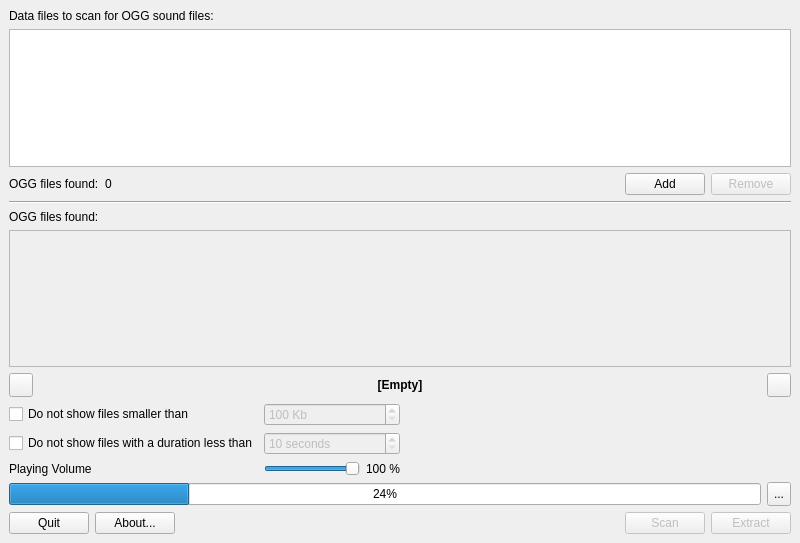
<?xml version="1.0" encoding="UTF-8"?>
<ui version="4.0">
 <class>OGGExtractorMainWindow</class>
 <widget class="QMainWindow" name="OGGExtractorMainWindow">
  <property name="geometry">
   <rect>
    <x>0</x>
    <y>0</y>
    <width>800</width>
    <height>543</height>
   </rect>
  </property>
  <property name="windowTitle">
   <string>OGG Extractor</string>
  </property>
  <property name="windowIcon">
   <iconset resource="rsc/resources.qrc">
    <normaloff>:/OGGExtractor/application.svg</normaloff>:/OGGExtractor/application.svg</iconset>
  </property>
  <property name="documentMode">
   <bool>false</bool>
  </property>
  <property name="unifiedTitleAndToolBarOnMac">
   <bool>true</bool>
  </property>
  <widget class="QWidget" name="centralwidget">
   <layout class="QVBoxLayout" name="verticalLayout" stretch="0,1,0,0,0,1,0,0,0,0">
    <item>
     <widget class="QLabel" name="label">
      <property name="text">
       <string>Data files to scan for OGG sound files:</string>
      </property>
     </widget>
    </item>
    <item>
     <layout class="QHBoxLayout" name="horizontalLayout">
      <property name="topMargin">
       <number>0</number>
      </property>
      <item>
       <widget class="QListView" name="m_containersList">
        <property name="toolTip">
         <string>Data files to be scanned for OGG files.</string>
        </property>
        <property name="editTriggers">
         <set>QAbstractItemView::NoEditTriggers</set>
        </property>
       </widget>
      </item>
     </layout>
    </item>
    <item>
     <layout class="QHBoxLayout" name="horizontalLayout_5">
      <item>
       <widget class="QLabel" name="label_3">
        <property name="text">
         <string>OGG files found:</string>
        </property>
       </widget>
      </item>
      <item>
       <widget class="QLabel" name="m_streamsCount">
        <property name="text">
         <string>0</string>
        </property>
       </widget>
      </item>
      <item>
       <spacer name="horizontalSpacer_3">
        <property name="orientation">
         <enum>Qt::Horizontal</enum>
        </property>
        <property name="sizeHint" stdset="0">
         <size>
          <width>40</width>
          <height>20</height>
         </size>
        </property>
       </spacer>
      </item>
      <item>
       <widget class="QPushButton" name="m_addFile">
        <property name="toolTip">
         <string>Add data files to the list to be scanned for OGG files.</string>
        </property>
        <property name="text">
         <string>Add</string>
        </property>
       </widget>
      </item>
      <item>
       <widget class="QPushButton" name="m_removeFile">
        <property name="enabled">
         <bool>false</bool>
        </property>
        <property name="toolTip">
         <string>Remove data files from the list to be scanned for OGG files.</string>
        </property>
        <property name="text">
         <string>Remove</string>
        </property>
       </widget>
      </item>
     </layout>
    </item>
    <item>
     <widget class="Line" name="line">
      <property name="orientation">
       <enum>Qt::Horizontal</enum>
      </property>
     </widget>
    </item>
    <item>
     <widget class="QLabel" name="m_filesTableLabel">
      <property name="text">
       <string>OGG files found:</string>
      </property>
     </widget>
    </item>
    <item>
     <widget class="QTableView" name="m_filesTable">
      <property name="enabled">
       <bool>false</bool>
      </property>
      <property name="toolTip">
       <string>Found OGG files.</string>
      </property>
      <property name="sizeAdjustPolicy">
       <enum>QAbstractScrollArea::AdjustToContents</enum>
      </property>
      <property name="alternatingRowColors">
       <bool>true</bool>
      </property>
      <property name="selectionMode">
       <enum>QAbstractItemView::SingleSelection</enum>
      </property>
     </widget>
    </item>
    <item>
     <layout class="QHBoxLayout" name="horizontalLayout_3">
      <item>
       <widget class="QToolButton" name="m_previous">
        <property name="minimumSize">
         <size>
          <width>24</width>
          <height>24</height>
         </size>
        </property>
        <property name="font">
         <font>
          <weight>75</weight>
          <bold>true</bold>
         </font>
        </property>
        <property name="toolTip">
         <string>Go to the previous page.</string>
        </property>
        <property name="text">
         <string/>
        </property>
        <property name="icon">
         <iconset resource="rsc/resources.qrc">
          <normaloff>:/OGGExtractor/previous.svg</normaloff>:/OGGExtractor/previous.svg</iconset>
        </property>
       </widget>
      </item>
      <item>
       <spacer name="horizontalSpacer_4">
        <property name="orientation">
         <enum>Qt::Horizontal</enum>
        </property>
        <property name="sizeHint" stdset="0">
         <size>
          <width>40</width>
          <height>20</height>
         </size>
        </property>
       </spacer>
      </item>
      <item>
       <widget class="QLabel" name="m_pageCount">
        <property name="minimumSize">
         <size>
          <width>100</width>
          <height>0</height>
         </size>
        </property>
        <property name="font">
         <font>
          <weight>75</weight>
          <bold>true</bold>
         </font>
        </property>
        <property name="toolTip">
         <string>Current page.</string>
        </property>
        <property name="text">
         <string>[Empty]</string>
        </property>
        <property name="alignment">
         <set>Qt::AlignCenter</set>
        </property>
       </widget>
      </item>
      <item>
       <spacer name="horizontalSpacer_5">
        <property name="orientation">
         <enum>Qt::Horizontal</enum>
        </property>
        <property name="sizeHint" stdset="0">
         <size>
          <width>40</width>
          <height>20</height>
         </size>
        </property>
       </spacer>
      </item>
      <item>
       <widget class="QToolButton" name="m_next">
        <property name="minimumSize">
         <size>
          <width>24</width>
          <height>24</height>
         </size>
        </property>
        <property name="font">
         <font>
          <weight>75</weight>
          <bold>true</bold>
         </font>
        </property>
        <property name="toolTip">
         <string>Go to the next page.</string>
        </property>
        <property name="text">
         <string/>
        </property>
        <property name="icon">
         <iconset resource="rsc/resources.qrc">
          <normaloff>:/OGGExtractor/next.svg</normaloff>:/OGGExtractor/next.svg</iconset>
        </property>
       </widget>
      </item>
     </layout>
    </item>
    <item>
     <layout class="QHBoxLayout" name="horizontalLayout_9">
      <item>
       <layout class="QGridLayout" name="gridLayout">
        <item row="0" column="0">
         <widget class="QCheckBox" name="m_size">
          <property name="toolTip">
           <string>Don't show OGG files smaller than the given size.</string>
          </property>
          <property name="text">
           <string>Do not show files smaller than</string>
          </property>
         </widget>
        </item>
        <item row="1" column="1">
         <widget class="QSpinBox" name="m_minimumTime">
          <property name="enabled">
           <bool>false</bool>
          </property>
          <property name="suffix">
           <string> seconds</string>
          </property>
          <property name="minimum">
           <number>10</number>
          </property>
         </widget>
        </item>
        <item row="1" column="0">
         <widget class="QCheckBox" name="m_time">
          <property name="text">
           <string>Do not show files with a duration less than</string>
          </property>
         </widget>
        </item>
        <item row="0" column="1">
         <widget class="QSpinBox" name="m_minimumSize">
          <property name="enabled">
           <bool>false</bool>
          </property>
          <property name="toolTip">
           <string>Size in Kilobytes.</string>
          </property>
          <property name="suffix">
           <string> Kb</string>
          </property>
          <property name="minimum">
           <number>100</number>
          </property>
          <property name="maximum">
           <number>999999999</number>
          </property>
         </widget>
        </item>
        <item row="2" column="0">
         <widget class="QLabel" name="label_2">
          <property name="text">
           <string>Playing Volume</string>
          </property>
         </widget>
        </item>
        <item row="2" column="1">
         <layout class="QHBoxLayout" name="horizontalLayout_8">
          <item>
           <widget class="QSlider" name="m_volumeSlider">
            <property name="maximumSize">
             <size>
              <width>100</width>
              <height>16777215</height>
             </size>
            </property>
            <property name="maximum">
             <number>100</number>
            </property>
            <property name="value">
             <number>100</number>
            </property>
            <property name="orientation">
             <enum>Qt::Horizontal</enum>
            </property>
           </widget>
          </item>
          <item>
           <widget class="QLabel" name="m_volumeLabel">
            <property name="text">
             <string>100 %</string>
            </property>
           </widget>
          </item>
         </layout>
        </item>
       </layout>
      </item>
      <item>
       <spacer name="horizontalSpacer_2">
        <property name="orientation">
         <enum>Qt::Horizontal</enum>
        </property>
        <property name="sizeHint" stdset="0">
         <size>
          <width>40</width>
          <height>20</height>
         </size>
        </property>
       </spacer>
      </item>
     </layout>
    </item>
    <item>
     <layout class="QHBoxLayout" name="horizontalLayout_4">
      <item>
       <widget class="QProgressBar" name="m_progress">
        <property name="toolTip">
         <string>Current process progress.</string>
        </property>
        <property name="value">
         <number>24</number>
        </property>
        <property name="alignment">
         <set>Qt::AlignCenter</set>
        </property>
       </widget>
      </item>
      <item>
       <widget class="QToolButton" name="m_cancel">
        <property name="minimumSize">
         <size>
          <width>24</width>
          <height>24</height>
         </size>
        </property>
        <property name="maximumSize">
         <size>
          <width>24</width>
          <height>24</height>
         </size>
        </property>
        <property name="toolTip">
         <string>Cancel current process.</string>
        </property>
        <property name="text">
         <string>...</string>
        </property>
        <property name="icon">
         <iconset resource="rsc/resources.qrc">
          <normaloff>:/OGGExtractor/cancel.svg</normaloff>:/OGGExtractor/cancel.svg</iconset>
        </property>
        <property name="iconSize">
         <size>
          <width>20</width>
          <height>20</height>
         </size>
        </property>
       </widget>
      </item>
     </layout>
    </item>
    <item>
     <layout class="QHBoxLayout" name="horizontalLayout_2">
      <item>
       <widget class="QPushButton" name="m_quit">
        <property name="toolTip">
         <string>Quit the application. </string>
        </property>
        <property name="text">
         <string>Quit</string>
        </property>
       </widget>
      </item>
      <item>
       <widget class="QPushButton" name="m_about">
        <property name="toolTip">
         <string>About OGG Extractor.</string>
        </property>
        <property name="text">
         <string>About...</string>
        </property>
       </widget>
      </item>
      <item>
       <spacer name="horizontalSpacer">
        <property name="orientation">
         <enum>Qt::Horizontal</enum>
        </property>
        <property name="sizeHint" stdset="0">
         <size>
          <width>40</width>
          <height>20</height>
         </size>
        </property>
       </spacer>
      </item>
      <item>
       <widget class="QPushButton" name="m_scan">
        <property name="enabled">
         <bool>false</bool>
        </property>
        <property name="toolTip">
         <string>Scan the data files in the list for OGG files. </string>
        </property>
        <property name="text">
         <string>Scan</string>
        </property>
       </widget>
      </item>
      <item>
       <widget class="QPushButton" name="m_extract">
        <property name="enabled">
         <bool>false</bool>
        </property>
        <property name="toolTip">
         <string>Extract selected OGG files to disk.</string>
        </property>
        <property name="text">
         <string>Extract</string>
        </property>
       </widget>
      </item>
     </layout>
    </item>
   </layout>
  </widget>
 </widget>
 <resources>
  <include location="rsc/resources.qrc"/>
 </resources>
 <connections/>
</ui>
